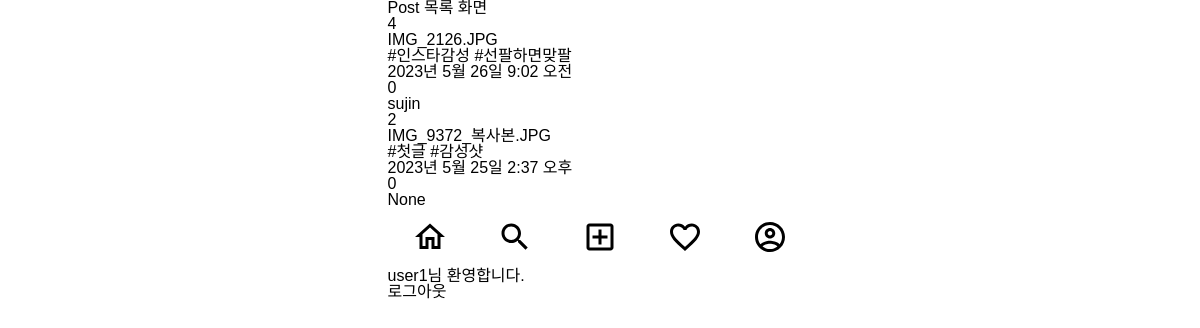
Page /cbv/ (signed in) on the committed database.
### posts/models.py (models this page shows)
class Post(models.Model):
    image = models.ImageField(verbose_name='이미지', null=True, blank=True)
    content = models.TextField(verbose_name='내용')
    created_at = models.DateTimeField(verbose_name='작성일', auto_now_add=True)
    view_count = models.IntegerField(verbose_name='조회수', default=0)
    writer = models.ForeignKey(to=User, on_delete=models.CASCADE, null=True, blank=True)

### users/models.py (models this page shows)
class User(AbstractUser): # AbstractUser 상속
    phone = models.CharField(verbose_name='전화번호', max_length=11)
    objects = UserManager()

### posts/views.py (the view)
# urls.py: path('cbv/', class_view.as_view()),
class class_view(ListView):
    model = Post
    ordering = ['-id']

### templates/posts/post_list.html (shortened to what this page needs)
{% extends 'base.html' %}
{% block content %}
<h1>Post 목록 화면</h1>
{% for post in post_list %}
    <div>
        {{ post.id }}<br>
        {{ post.image}}<br>
        {{ post.content }}<br>
        {{ post.created_at }}<br>
        {{ post.view_count }}<br>
        {{ post.writer }}<br>
    </div>
{% endfor %}
{% endblock %}

### templates/base.html (shortened to what this page needs)
{% load static %}
<!DOCTYPE html>
<html lang="ko">
<head>
    <link rel="stylesheet" href="{% static 'css/reset.css' %}">
    <link rel="stylesheet" href="{% static 'css/index.css' %}">
</head>
<body class="container">
    <div>
    {% block content %}
    {% endblock %}
    </div>
    <div>
        <nav>
            <ul class="bottom-menu-group">
                <li>
                    <a href="{% url 'index' %}">
                        <img src="{% static 'icons/home_outlined_black_36dp.svg'%}" alt="홈">
                    </a>
                </li>
                <li>
                    <img src="{% static 'icons/search_outlined_black_36dp.svg' %}" alt="검색">
                </li>
                <li>
                    <a href="{% url 'posts:post-create' %}">
                        <img src="{% static 'icons/add_box_outlined_black_36dp.svg' %}" alt="글쓰기">
                    </a>
                </li>
                <li>
                    <img src="{% static 'icons/favorite_outlined_black_36dp.svg' %}" alt="좋아요">
                </li>
                <li>
                    <img src="{% static 'icons/account_circle_outlined_black_36dp.svg' %}" alt="프로필">
                </li>
            </ul>
        </nav>
    </div>
    {% if request.user.is_authenticated %}
        <div>
            {{ user.username }}님 환영합니다.
        </div>
        <a href="{% url 'accounts:logout' %}">로그아웃</a>
    {% else %}
    <a href="{% url 'accounts:login' %}">로그인</a>
    <a href="{% url 'accounts:signup' %}">회원가입</a>
    {% endif %}
</body>
</html>

### static/css/index.css (style rules this page uses)
.container { display: flex; flex-direction: column; max-width: 425px; }
body { font-family: 'Noto Sans KR', sans-serif; margin: 0 auto 60px auto; }
.bottom-menu-group { display: flex; height: 60px; align-items: center; justify-content: space-around; background-color: #FFFFFF; }

### rows in the picture
Post: id "4", image "IMG_2126.JPG", content "#인스타감성 #선팔하면맞팔", created_at "2023년 5월 26일 9:02 오전", view_count "0", writer "sujin"
Post: id "2", image "IMG_9372_복사본.JPG", content "#첫글 #감성샷", created_at "2023년 5월 25일 2:37 오후", view_count "0", writer "None"
User: username "user1"
